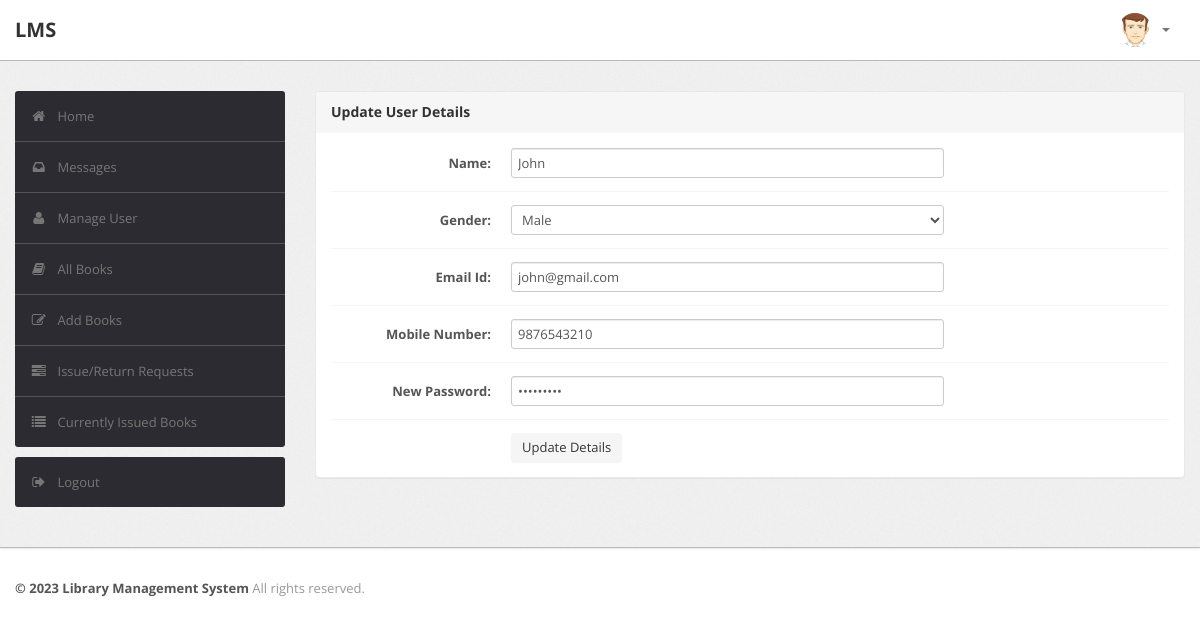
Screenshot of /admin/edit_student_details.php?id=b160001cs (signed in) with the database file from the repository.
### tables this page shows
CREATE TABLE `user` (
  `RollNo` varchar(50) NOT NULL,
  `Name` varchar(50) DEFAULT NULL,
  `Type` varchar(50) DEFAULT NULL,
  `Gender` varchar(50) DEFAULT NULL,
  `EmailId` varchar(50) DEFAULT NULL,
  `MobNo` bigint(11) DEFAULT NULL,
  `Password` varchar(50) DEFAULT NULL,
  PRIMARY KEY (`RollNo`),
  UNIQUE KEY `EmailId` (`EmailId`)
);

### admin/edit_student_details.php (the view, shortened to what this page needs)
<?php
require('dbconn.php');
?>
<?php
if ($_SESSION['RollNo']) {
    ?>
<!DOCTYPE html>
<html lang="en">
    <head>
        <link type="text/css" href="bootstrap/css/bootstrap.min.css" rel="stylesheet">
        <link type="text/css" href="bootstrap/css/bootstrap-responsive.min.css" rel="stylesheet">
        <link type="text/css" href="css/theme.css" rel="stylesheet">
        <link type="text/css" href="images/icons/css/font-awesome.css" rel="stylesheet">
    </head>
    <body>
        <div class="navbar navbar-fixed-top">
            <div class="navbar-inner">
                <div class="container">
                        <a class="brand" href="index.php">LMS </a>
                    <div class="nav-collapse collapse navbar-inverse-collapse">
                        <ul class="nav pull-right">
                            <li class="nav-user dropdown"><a href="#" class="dropdown-toggle" data-toggle="dropdown">
                                <img src="images/user.png" class="nav-avatar" />
                                <b class="caret"></b></a>
                            </li>
                        </ul>
                    </div>
                </div>
            </div>
        </div>
        <div class="wrapper">
            <div class="container">
                <div class="row">
                    <div class="span3">
                        <div class="sidebar">
                            <ul class="widget widget-menu unstyled">
                                <li class="active"><a href="index.php"><i class="menu-icon icon-home"></i>Home
                                </a></li>
                                 <li><a href="message.php"><i class="menu-icon icon-inbox"></i>Messages</a>
                                </li>
                                <li><a href="student.php"><i class="menu-icon icon-user"></i>Manage User </a>
                                </li>
                                <li><a href="book.php"><i class="menu-icon icon-book"></i>All Books </a></li>
                                <li><a href="addbook.php"><i class="menu-icon icon-edit"></i>Add Books </a></li>
                                <li><a href="requests.php"><i class="menu-icon icon-tasks"></i>Issue/Return Requests </a></li>
                                <li><a href="current.php"><i class="menu-icon icon-list"></i>Currently Issued Books </a></li>
                            </ul>
                            <ul class="widget widget-menu unstyled">
                                <li><a href="logout.php"><i class="menu-icon icon-signout"></i>Logout </a></li>
                            </ul>
                        </div>
                    </div>
                    <div class="span9">
                        <div class="module">
                            <div class="module-head">
                                <h3>Update User Details</h3>
                            </div>
                            <div class="module-body">
                                <?php
                                $rollno = $_GET['id'];
                                $sql="select * from LMS.user where RollNo='$rollno'";
                                $result=$conn->query($sql);
                                $row=$result->fetch_assoc();
                                $name=$row['Name'];
                                $gender=$row['Gender'];
                                $email=$row['EmailId'];
                                $mobno=$row['MobNo'];
                                $pswd=$row['Password'];
                                ?>
                                <form class="form-horizontal row-fluid" action="edit_student_details.php?id=<?php echo $rollno ?>" method="post">
                                    <div class="control-group">
                                        <label class="control-label" for="Name"><b>Name:</b></label>
                                        <div class="controls">
                                            <input type="text" id="Name" name="Name" value= "<?php echo $name?>" class="span8" required>
                                        </div>
                                    </div>
                                    <div class="control-group">
                                            <label class="control-label" for="Gender"><b>Gender:</b></label>
                                            <div class="controls">
                                            <select type="dropdown" id="Gender" name="Gender" value= "<?php echo $gender?>" class="span8" required>
                                            <option value="Male">Male</option>
                                            </select>
                                            </div>
                                    </div>
                                    <div class="control-group">
                                        <label class="control-label" for="EmailId"><b>Email Id:</b></label>
                                        <div class="controls">
                                            <input type="text" id="EmailId" name="EmailId" value= "<?php echo $email?>" class="span8" required>
                                        </div>
                                    </div>
                                    <div class="control-group">
                                        <label class="control-label" for="MobNo"><b>Mobile Number:</b></label>
                                        <div class="controls">
                                            <input type="text" id="MobNo" name="MobNo" value= "<?php echo $mobno?>" class="span8" required>
                                        </div>
                                    </div>
                                    <div class="control-group">
                                        <label class="control-label" for="Password"><b>New Password:</b></label>
                                        <div class="controls">
                                            <input type="password" id="Password" name="Password"  value= "<?php echo $pswd?>" class="span8" required>
                                        </div>
                                    </div>
                                    <div class="control-group">
                                            <div class="controls">
                                                <button type="submit" name="submit"class="btn">Update Details</button>
                                            </div>
                                        </div>
                                </form>
                        </div>
                        </div>
                    </div>
                </div>
            </div>
        </div>
<div class="footer">
            <div class="container">
                <b class="copyright">&copy; 2023 Library Management System </b>All rights reserved.
            </div>
        </div>
    </body>
</html>
<?php }
else {
    echo "<script type='text/javascript'>alert('Access Denied!!!')</script>";
} ?>

### admin/css/theme.css (style rules this page uses)
body { font-size: 13px; font-family: 'Open Sans', Arial, sans-serif; background: #fff; color: #777 }
h1, h2, h3, h4, h5, h6 { color: #333; margin-top: 0 }
h3 { font-size: 20px }
strong, b { color: #555 }
.wrapper { background: url(../images/bg.png) #eee; border-bottom: 1px solid #bbb; -webkit-box-shadow: 0 1px 2px rgba(0,0,0,0.1); -moz-box-shadow: 0 1px 2px rgba(0,0,0,0.1); box-shadow: 0 1px 2px rgba(0,0,0,0.1); padding: 30px 0 }
.footer { color: #999; padding: 30px 0 60px }
form { margin: 0 }
select, textarea, input[type="text"], input[type="password"], input[type="datetime"], input[type="datetime-local"], input[type="date"], input[type="month"], input[type="time"], input[type="week"], input[type="number"], input[type="email"], input[type="url"], input[type="search"], input[type="tel"], input[type="color"], .uneditable-input, label, input, button, select, textarea { -webkit-border-radius: 3px; -moz-border-radius: 3px; border-radius: 3px; font-size: 13px; font-family: 'Open Sans', Tahoma, Arial, sans-serif }
body [class^="icon-"], body [class*=" icon-"] { font-size: 14px; line-height: 20px; height: 20px }
.module { background: #fff; -webkit-border-radius: 3px; -moz-border-radius: 3px; border-radius: 3px; border: 1px solid #ccc; border-bottom-color: #bbb; -webkit-box-shadow: 0 0 1px rgba(0,0,0,0.2); -moz-box-shadow: 0 0 1px rgba(0,0,0,0.2); box-shadow: 0 0 1px rgba(0,0,0,0.2); margin-bottom: 30px }
.form-horizontal .control-group, .form-vertical .control-group { margin-bottom: 0 }
.form-horizontal .control-group+.control-group, .form-vertical .control-group+.control-group { margin-top: 13px; padding-top: 13px; border-top: 1px solid #f5f5f5 }
.navbar { position: static!important; margin: 0!important }
.navbar .navbar-inner { background: #fff; border-bottom: 1px solid #bbb; -webkit-box-shadow: 0 1px 2px rgba(0,0,0,0.15); -moz-box-shadow: 0 1px 2px rgba(0,0,0,0.15); box-shadow: 0 1px 2px rgba(0,0,0,0.15) }
.navbar .brand { color: #333; font-weight: bold; font-size: 20px; margin-right: 20px; padding: 20px }
.navbar .nav>li>a { padding: 20px 15px; font-weight: bold; color: #777 }
.nav-user>a { height: 20px }
.nav-avatar { width: 34px; height: 34px; margin: -7px 5px 0 0; -webkit-border-radius: 50%; -moz-border-radius: 50%; border-radius: 50% }
.btn, .btn-box { -webkit-border-radius: 3px; -moz-border-radius: 3px; border-radius: 3px }
.btn { font-size: 13px; font-weight: 600 }
.btn { display: inline-block; margin-bottom: 0; font-weight: 400; text-align: center; vertical-align: middle; cursor: pointer; background-image: none; border: 1px solid transparent; white-space: nowrap; padding: 4px 10px; font-size: 13px; line-height: 1.42857; border-radius: 4px; -webkit-user-select: none; -moz-user-select: none; -ms-user-select: none; user-select: none }
.widget-menu { background: #fff; -webkit-border-radius: 3px; -moz-border-radius: 3px; border-radius: 3px; overflow: hidden }
.widget-menu a { color: #555; display: block; line-height: 20px; padding: 15px; text-decoration: none!important }
.widget-menu .menu-icon { margin-right: 10px; color: #767676; -webkit-transition: all .2s ease-in-out; -moz-transition: all .2s ease-in-out; transition: all .2s ease-in-out; }
.widget-menu>li+li { border-top: 1px solid #555 }
.widget-menu>li>a { background-color: #2d2b32; color: #767676; -webkit-transition: all .2s ease-in-out; -moz-transition: all .2s ease-in-out; transition: all .2s ease-in-out; }
.module { box-shadow: 0 0 3px rgba(0,0,0,.1); border-color: #e9e9e9; margin-bottom: 20px; background-color: #fff; border-radius: 4px; -webkit-box-shadow: 0 1px 1px rgba(0,0,0,.05); box-shadow: 0 1px 1px rgba(0,0,0,.05); }
.module-head { color: #767676; background-color: #f6f6f6; border-color: #e9e9e9; padding: 10px 15px; border-bottom: 1px solid transparent; border-top-right-radius: 3px; border-top-left-radius: 3px; }
.module-head h3 { font-size: 14px; line-height: 20px; height: 20px; margin: 0 }
.module-body { padding: 15px }

### rows the page displays
user: Name "John", Gender "Male", EmailId "john@gmail.com", MobNo "9876543210"
